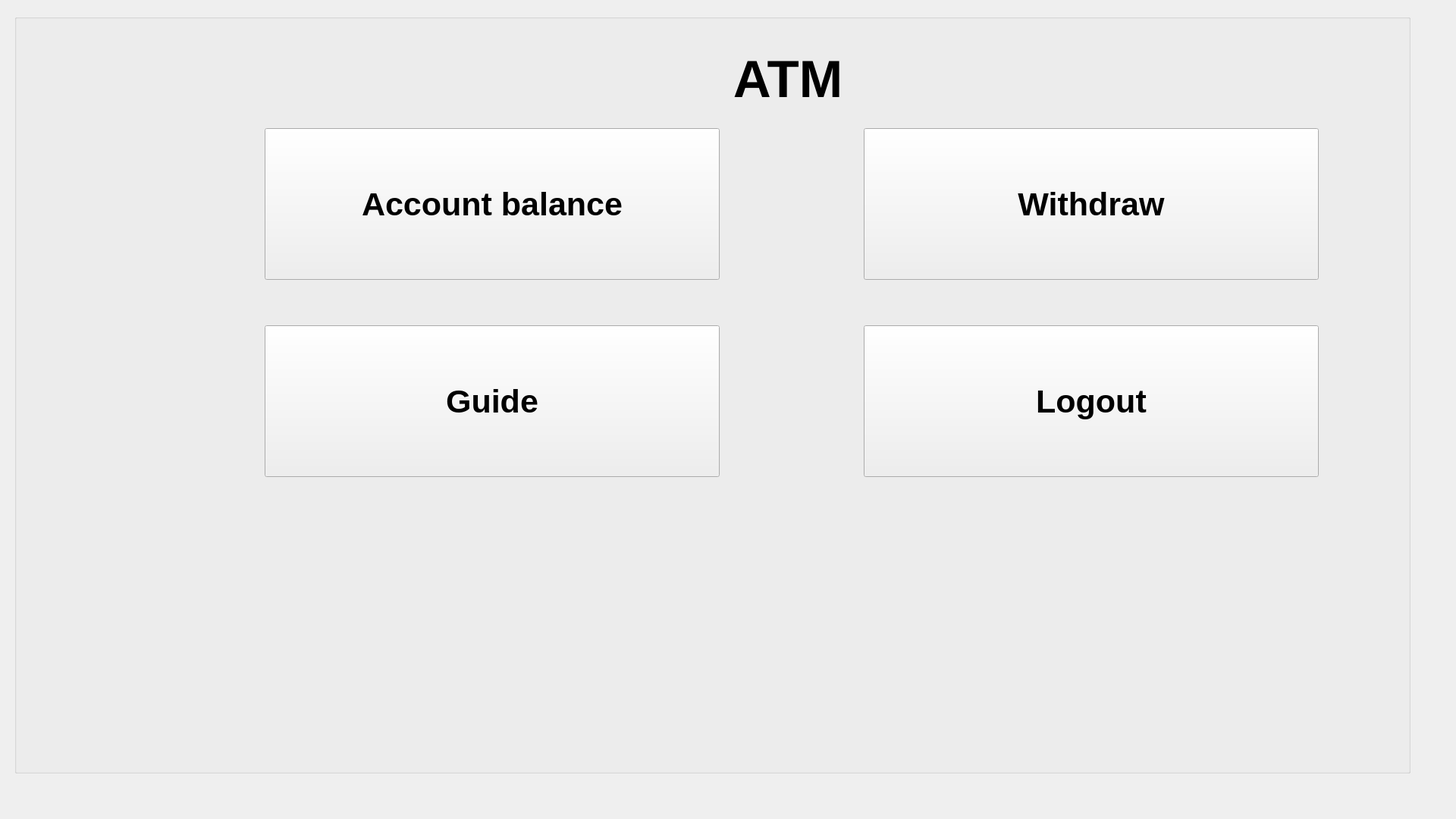
<?xml version="1.0" encoding="UTF-8"?>
<ui version="4.0">
 <class>UIBankSimeasymode</class>
 <widget class="QWidget" name="UIBankSimeasymode">
  <property name="geometry">
   <rect>
    <x>0</x>
    <y>0</y>
    <width>1920</width>
    <height>1080</height>
   </rect>
  </property>
  <property name="windowTitle">
   <string>Form</string>
  </property>
  <widget class="QStackedWidget" name="navWidget">
   <property name="geometry">
    <rect>
     <x>0</x>
     <y>0</y>
     <width>1881</width>
     <height>1041</height>
    </rect>
   </property>
   <property name="layoutDirection">
    <enum>Qt::LeftToRight</enum>
   </property>
   <property name="frameShape">
    <enum>QFrame::NoFrame</enum>
   </property>
   <property name="currentIndex">
    <number>0</number>
   </property>
   <widget class="QWidget" name="Nav">
    <widget class="QGroupBox" name="groupBoxNav">
     <property name="geometry">
      <rect>
       <x>19</x>
       <y>19</y>
       <width>1841</width>
       <height>1001</height>
      </rect>
     </property>
     <property name="title">
      <string/>
     </property>
     <widget class="QPushButton" name="buttonWithdraw">
      <property name="geometry">
       <rect>
        <x>1120</x>
        <y>150</y>
        <width>600</width>
        <height>200</height>
       </rect>
      </property>
      <property name="font">
       <font>
        <pointsize>32</pointsize>
        <weight>75</weight>
        <bold>true</bold>
       </font>
      </property>
      <property name="text">
       <string>Withdraw</string>
      </property>
     </widget>
     <widget class="QPushButton" name="buttonLogOut">
      <property name="geometry">
       <rect>
        <x>1120</x>
        <y>410</y>
        <width>600</width>
        <height>200</height>
       </rect>
      </property>
      <property name="font">
       <font>
        <pointsize>32</pointsize>
        <weight>75</weight>
        <bold>true</bold>
       </font>
      </property>
      <property name="text">
       <string>Logout</string>
      </property>
     </widget>
     <widget class="QPushButton" name="buttonBalance">
      <property name="geometry">
       <rect>
        <x>330</x>
        <y>150</y>
        <width>600</width>
        <height>200</height>
       </rect>
      </property>
      <property name="font">
       <font>
        <pointsize>32</pointsize>
        <weight>75</weight>
        <bold>true</bold>
       </font>
      </property>
      <property name="styleSheet">
       <string notr="true">selection-color: rgb(0, 255, 0);</string>
      </property>
      <property name="text">
       <string>Account balance</string>
      </property>
     </widget>
     <widget class="QLabel" name="labelATM">
      <property name="geometry">
       <rect>
        <x>770</x>
        <y>10</y>
        <width>500</width>
        <height>150</height>
       </rect>
      </property>
      <property name="font">
       <font>
        <pointsize>52</pointsize>
        <weight>75</weight>
        <bold>true</bold>
       </font>
      </property>
      <property name="text">
       <string>ATM</string>
      </property>
      <property name="alignment">
       <set>Qt::AlignCenter</set>
      </property>
     </widget>
     <widget class="QPushButton" name="buttonTransactions">
      <property name="geometry">
       <rect>
        <x>330</x>
        <y>410</y>
        <width>600</width>
        <height>200</height>
       </rect>
      </property>
      <property name="font">
       <font>
        <pointsize>32</pointsize>
        <weight>75</weight>
        <bold>true</bold>
       </font>
      </property>
      <property name="text">
       <string>Guide</string>
      </property>
     </widget>
    </widget>
   </widget>
   <widget class="QWidget" name="Balance">
    <widget class="QGroupBox" name="groupBoxBalance">
     <property name="geometry">
      <rect>
       <x>20</x>
       <y>20</y>
       <width>1841</width>
       <height>1001</height>
      </rect>
     </property>
     <property name="title">
      <string/>
     </property>
     <widget class="QLabel" name="labelTitleAccountBalance">
      <property name="geometry">
       <rect>
        <x>660</x>
        <y>0</y>
        <width>791</width>
        <height>131</height>
       </rect>
      </property>
      <property name="font">
       <font>
        <pointsize>52</pointsize>
        <weight>75</weight>
        <bold>true</bold>
       </font>
      </property>
      <property name="text">
       <string>Account Balance</string>
      </property>
      <property name="alignment">
       <set>Qt::AlignCenter</set>
      </property>
     </widget>
     <widget class="QLabel" name="labelTitleSaldo">
      <property name="geometry">
       <rect>
        <x>750</x>
        <y>120</y>
        <width>571</width>
        <height>161</height>
       </rect>
      </property>
      <property name="font">
       <font>
        <pointsize>80</pointsize>
        <weight>75</weight>
        <bold>true</bold>
        <underline>false</underline>
       </font>
      </property>
      <property name="text">
       <string>Balance:</string>
      </property>
     </widget>
     <widget class="QPushButton" name="buttonBackBalance">
      <property name="geometry">
       <rect>
        <x>780</x>
        <y>660</y>
        <width>561</width>
        <height>201</height>
       </rect>
      </property>
      <property name="font">
       <font>
        <pointsize>52</pointsize>
        <weight>75</weight>
        <bold>true</bold>
       </font>
      </property>
      <property name="text">
       <string>Back</string>
      </property>
     </widget>
     <widget class="QLabel" name="labelSaldo">
      <property name="geometry">
       <rect>
        <x>50</x>
        <y>280</y>
        <width>1241</width>
        <height>161</height>
       </rect>
      </property>
      <property name="font">
       <font>
        <pointsize>80</pointsize>
        <weight>75</weight>
        <bold>true</bold>
        <underline>false</underline>
       </font>
      </property>
      <property name="text">
       <string>00.00€</string>
      </property>
      <property name="alignment">
       <set>Qt::AlignRight|Qt::AlignTrailing|Qt::AlignVCenter</set>
      </property>
     </widget>
    </widget>
   </widget>
   <widget class="QWidget" name="Withdraw">
    <widget class="QGroupBox" name="groupBoxWithdraw">
     <property name="geometry">
      <rect>
       <x>19</x>
       <y>19</y>
       <width>1841</width>
       <height>1001</height>
      </rect>
     </property>
     <property name="title">
      <string/>
     </property>
     <widget class="QPushButton" name="button240">
      <property name="geometry">
       <rect>
        <x>1070</x>
        <y>520</y>
        <width>400</width>
        <height>150</height>
       </rect>
      </property>
      <property name="font">
       <font>
        <pointsize>52</pointsize>
        <weight>75</weight>
        <bold>true</bold>
       </font>
      </property>
      <property name="styleSheet">
       <string notr="true"/>
      </property>
      <property name="text">
       <string>240€</string>
      </property>
     </widget>
     <widget class="QLabel" name="label_2">
      <property name="geometry">
       <rect>
        <x>790</x>
        <y>0</y>
        <width>471</width>
        <height>150</height>
       </rect>
      </property>
      <property name="font">
       <font>
        <pointsize>52</pointsize>
        <weight>75</weight>
        <bold>true</bold>
       </font>
      </property>
      <property name="text">
       <string>Withdraw</string>
      </property>
      <property name="alignment">
       <set>Qt::AlignCenter</set>
      </property>
     </widget>
     <widget class="QPushButton" name="button140">
      <property name="geometry">
       <rect>
        <x>1070</x>
        <y>350</y>
        <width>400</width>
        <height>150</height>
       </rect>
      </property>
      <property name="font">
       <font>
        <pointsize>52</pointsize>
        <weight>75</weight>
        <bold>true</bold>
       </font>
      </property>
      <property name="styleSheet">
       <string notr="true"/>
      </property>
      <property name="text">
       <string>140€</string>
      </property>
     </widget>
     <widget class="QLabel" name="label">
      <property name="geometry">
       <rect>
        <x>810</x>
        <y>70</y>
        <width>471</width>
        <height>150</height>
       </rect>
      </property>
      <property name="font">
       <font>
        <pointsize>30</pointsize>
        <weight>75</weight>
        <bold>true</bold>
       </font>
      </property>
      <property name="text">
       <string>SELECT AMOUNT:</string>
      </property>
      <property name="alignment">
       <set>Qt::AlignCenter</set>
      </property>
     </widget>
     <widget class="QPushButton" name="button20">
      <property name="geometry">
       <rect>
        <x>590</x>
        <y>180</y>
        <width>400</width>
        <height>150</height>
       </rect>
      </property>
      <property name="font">
       <font>
        <pointsize>52</pointsize>
        <weight>75</weight>
        <bold>true</bold>
       </font>
      </property>
      <property name="styleSheet">
       <string notr="true"/>
      </property>
      <property name="text">
       <string>20€</string>
      </property>
     </widget>
     <widget class="QPushButton" name="button60">
      <property name="geometry">
       <rect>
        <x>590</x>
        <y>520</y>
        <width>400</width>
        <height>150</height>
       </rect>
      </property>
      <property name="font">
       <font>
        <pointsize>52</pointsize>
        <weight>75</weight>
        <bold>true</bold>
       </font>
      </property>
      <property name="styleSheet">
       <string notr="true"/>
      </property>
      <property name="text">
       <string>60€</string>
      </property>
     </widget>
     <widget class="QPushButton" name="buttonBackWithdraw">
      <property name="geometry">
       <rect>
        <x>830</x>
        <y>700</y>
        <width>400</width>
        <height>150</height>
       </rect>
      </property>
      <property name="font">
       <font>
        <pointsize>52</pointsize>
        <weight>75</weight>
        <bold>true</bold>
       </font>
      </property>
      <property name="text">
       <string>Back</string>
      </property>
     </widget>
     <widget class="QPushButton" name="button40">
      <property name="geometry">
       <rect>
        <x>590</x>
        <y>350</y>
        <width>400</width>
        <height>150</height>
       </rect>
      </property>
      <property name="font">
       <font>
        <pointsize>52</pointsize>
        <weight>75</weight>
        <bold>true</bold>
       </font>
      </property>
      <property name="styleSheet">
       <string notr="true"/>
      </property>
      <property name="text">
       <string>40€</string>
      </property>
     </widget>
     <widget class="QPushButton" name="button90">
      <property name="geometry">
       <rect>
        <x>1070</x>
        <y>180</y>
        <width>400</width>
        <height>150</height>
       </rect>
      </property>
      <property name="font">
       <font>
        <pointsize>52</pointsize>
        <weight>75</weight>
        <bold>true</bold>
       </font>
      </property>
      <property name="styleSheet">
       <string notr="true"/>
      </property>
      <property name="text">
       <string>90€</string>
      </property>
     </widget>
    </widget>
   </widget>
   <widget class="QWidget" name="withdrawCustom">
    <widget class="QGroupBox" name="groupBoxWithdrawCustom">
     <property name="geometry">
      <rect>
       <x>20</x>
       <y>20</y>
       <width>1841</width>
       <height>1001</height>
      </rect>
     </property>
     <property name="title">
      <string/>
     </property>
     <widget class="QPushButton" name="buttonNum1">
      <property name="geometry">
       <rect>
        <x>710</x>
        <y>260</y>
        <width>121</width>
        <height>111</height>
       </rect>
      </property>
      <property name="font">
       <font>
        <pointsize>36</pointsize>
        <weight>75</weight>
        <bold>true</bold>
       </font>
      </property>
      <property name="text">
       <string>1</string>
      </property>
     </widget>
     <widget class="QPushButton" name="buttonNum9">
      <property name="geometry">
       <rect>
        <x>1030</x>
        <y>560</y>
        <width>121</width>
        <height>111</height>
       </rect>
      </property>
      <property name="font">
       <font>
        <pointsize>36</pointsize>
        <weight>75</weight>
        <bold>true</bold>
       </font>
      </property>
      <property name="text">
       <string>9</string>
      </property>
     </widget>
     <widget class="QPushButton" name="buttonNum2">
      <property name="geometry">
       <rect>
        <x>870</x>
        <y>260</y>
        <width>121</width>
        <height>111</height>
       </rect>
      </property>
      <property name="font">
       <font>
        <pointsize>36</pointsize>
        <weight>75</weight>
        <bold>true</bold>
       </font>
      </property>
      <property name="text">
       <string>2</string>
      </property>
     </widget>
     <widget class="QPushButton" name="buttonNum6">
      <property name="geometry">
       <rect>
        <x>1030</x>
        <y>410</y>
        <width>121</width>
        <height>111</height>
       </rect>
      </property>
      <property name="font">
       <font>
        <pointsize>36</pointsize>
        <weight>75</weight>
        <bold>true</bold>
       </font>
      </property>
      <property name="text">
       <string>6</string>
      </property>
     </widget>
     <widget class="QPushButton" name="buttonClear">
      <property name="geometry">
       <rect>
        <x>710</x>
        <y>710</y>
        <width>121</width>
        <height>111</height>
       </rect>
      </property>
      <property name="font">
       <font>
        <pointsize>16</pointsize>
        <weight>75</weight>
        <bold>true</bold>
       </font>
      </property>
      <property name="text">
       <string>CLEAR</string>
      </property>
     </widget>
     <widget class="QPushButton" name="buttonNum5">
      <property name="geometry">
       <rect>
        <x>870</x>
        <y>410</y>
        <width>121</width>
        <height>111</height>
       </rect>
      </property>
      <property name="font">
       <font>
        <pointsize>36</pointsize>
        <weight>75</weight>
        <bold>true</bold>
       </font>
      </property>
      <property name="text">
       <string>5</string>
      </property>
     </widget>
     <widget class="QPushButton" name="buttonNum0">
      <property name="geometry">
       <rect>
        <x>870</x>
        <y>710</y>
        <width>121</width>
        <height>111</height>
       </rect>
      </property>
      <property name="font">
       <font>
        <pointsize>36</pointsize>
        <weight>75</weight>
        <bold>true</bold>
       </font>
      </property>
      <property name="text">
       <string>0</string>
      </property>
     </widget>
     <widget class="QLineEdit" name="lineEdit">
      <property name="geometry">
       <rect>
        <x>710</x>
        <y>120</y>
        <width>441</width>
        <height>81</height>
       </rect>
      </property>
      <property name="font">
       <font>
        <pointsize>20</pointsize>
        <weight>75</weight>
        <bold>true</bold>
       </font>
      </property>
      <property name="echoMode">
       <enum>QLineEdit::Normal</enum>
      </property>
      <property name="alignment">
       <set>Qt::AlignCenter</set>
      </property>
     </widget>
     <widget class="QPushButton" name="buttonEnter">
      <property name="geometry">
       <rect>
        <x>1030</x>
        <y>710</y>
        <width>121</width>
        <height>111</height>
       </rect>
      </property>
      <property name="font">
       <font>
        <pointsize>16</pointsize>
        <weight>75</weight>
        <bold>true</bold>
       </font>
      </property>
      <property name="text">
       <string>ENTER</string>
      </property>
     </widget>
     <widget class="QPushButton" name="buttonNum8">
      <property name="geometry">
       <rect>
        <x>870</x>
        <y>560</y>
        <width>121</width>
        <height>111</height>
       </rect>
      </property>
      <property name="font">
       <font>
        <pointsize>36</pointsize>
        <weight>75</weight>
        <bold>true</bold>
       </font>
      </property>
      <property name="text">
       <string>8</string>
      </property>
     </widget>
     <widget class="QPushButton" name="buttonBack">
      <property name="geometry">
       <rect>
        <x>560</x>
        <y>710</y>
        <width>121</width>
        <height>111</height>
       </rect>
      </property>
      <property name="font">
       <font>
        <pointsize>14</pointsize>
        <weight>75</weight>
        <bold>true</bold>
       </font>
      </property>
      <property name="text">
       <string>BACK</string>
      </property>
     </widget>
     <widget class="QPushButton" name="buttonNum4">
      <property name="geometry">
       <rect>
        <x>710</x>
        <y>410</y>
        <width>121</width>
        <height>111</height>
       </rect>
      </property>
      <property name="font">
       <font>
        <pointsize>36</pointsize>
        <weight>75</weight>
        <bold>true</bold>
       </font>
      </property>
      <property name="text">
       <string>4</string>
      </property>
     </widget>
     <widget class="QPushButton" name="buttonNum7">
      <property name="geometry">
       <rect>
        <x>710</x>
        <y>560</y>
        <width>121</width>
        <height>111</height>
       </rect>
      </property>
      <property name="font">
       <font>
        <pointsize>36</pointsize>
        <weight>75</weight>
        <bold>true</bold>
       </font>
      </property>
      <property name="text">
       <string>7</string>
      </property>
     </widget>
     <widget class="QPushButton" name="buttonNum3">
      <property name="geometry">
       <rect>
        <x>1030</x>
        <y>260</y>
        <width>121</width>
        <height>111</height>
       </rect>
      </property>
      <property name="font">
       <font>
        <pointsize>36</pointsize>
        <weight>75</weight>
        <bold>true</bold>
       </font>
      </property>
      <property name="text">
       <string>3</string>
      </property>
     </widget>
     <widget class="QLabel" name="labelTitleCustomAmount">
      <property name="geometry">
       <rect>
        <x>720</x>
        <y>40</y>
        <width>431</width>
        <height>51</height>
       </rect>
      </property>
      <property name="font">
       <font>
        <pointsize>16</pointsize>
        <weight>75</weight>
        <bold>true</bold>
       </font>
      </property>
      <property name="text">
       <string>Withdraw custom amount:</string>
      </property>
      <property name="alignment">
       <set>Qt::AlignCenter</set>
      </property>
     </widget>
    </widget>
   </widget>
   <widget class="QWidget" name="Transactions">
    <widget class="QGroupBox" name="groupBoxTransactions">
     <property name="geometry">
      <rect>
       <x>19</x>
       <y>19</y>
       <width>1841</width>
       <height>1001</height>
      </rect>
     </property>
     <property name="title">
      <string/>
     </property>
     <widget class="QLabel" name="LabelTitleLastLogin">
      <property name="geometry">
       <rect>
        <x>580</x>
        <y>130</y>
        <width>141</width>
        <height>41</height>
       </rect>
      </property>
      <property name="font">
       <font>
        <pointsize>16</pointsize>
        <weight>75</weight>
        <bold>true</bold>
       </font>
      </property>
      <property name="text">
       <string>Last Login:</string>
      </property>
     </widget>
     <widget class="QLabel" name="labelPageNumber">
      <property name="geometry">
       <rect>
        <x>900</x>
        <y>690</y>
        <width>41</width>
        <height>61</height>
       </rect>
      </property>
      <property name="font">
       <font>
        <pointsize>14</pointsize>
        <weight>50</weight>
        <bold>false</bold>
       </font>
      </property>
      <property name="text">
       <string/>
      </property>
      <property name="alignment">
       <set>Qt::AlignCenter</set>
      </property>
     </widget>
     <widget class="QLabel" name="labelLastLogin">
      <property name="geometry">
       <rect>
        <x>990</x>
        <y>130</y>
        <width>281</width>
        <height>31</height>
       </rect>
      </property>
      <property name="font">
       <font>
        <pointsize>16</pointsize>
        <weight>75</weight>
        <bold>true</bold>
       </font>
      </property>
      <property name="text">
       <string>YYYY-MM-DD HH:MM:SS</string>
      </property>
      <property name="alignment">
       <set>Qt::AlignRight|Qt::AlignTrailing|Qt::AlignVCenter</set>
      </property>
     </widget>
     <widget class="QPushButton" name="previousPageButton">
      <property name="geometry">
       <rect>
        <x>742</x>
        <y>690</y>
        <width>151</width>
        <height>61</height>
       </rect>
      </property>
      <property name="font">
       <font>
        <pointsize>12</pointsize>
       </font>
      </property>
      <property name="text">
       <string>&lt;Previous Page</string>
      </property>
     </widget>
     <widget class="QWidget" name="widgetTransaction" native="true">
      <property name="geometry">
       <rect>
        <x>580</x>
        <y>210</y>
        <width>691</width>
        <height>471</height>
       </rect>
      </property>
     </widget>
     <widget class="QPushButton" name="buttonBackTransactions">
      <property name="geometry">
       <rect>
        <x>770</x>
        <y>780</y>
        <width>301</width>
        <height>101</height>
       </rect>
      </property>
      <property name="font">
       <font>
        <pointsize>24</pointsize>
        <weight>50</weight>
        <bold>false</bold>
       </font>
      </property>
      <property name="text">
       <string>Back</string>
      </property>
     </widget>
     <widget class="QLabel" name="labelBalance">
      <property name="geometry">
       <rect>
        <x>990</x>
        <y>170</y>
        <width>281</width>
        <height>31</height>
       </rect>
      </property>
      <property name="font">
       <font>
        <pointsize>16</pointsize>
        <weight>75</weight>
        <bold>true</bold>
       </font>
      </property>
      <property name="text">
       <string>00.00 €</string>
      </property>
      <property name="alignment">
       <set>Qt::AlignRight|Qt::AlignTrailing|Qt::AlignVCenter</set>
      </property>
     </widget>
     <widget class="QLabel" name="labelTitleBalance">
      <property name="geometry">
       <rect>
        <x>580</x>
        <y>160</y>
        <width>211</width>
        <height>51</height>
       </rect>
      </property>
      <property name="font">
       <font>
        <pointsize>16</pointsize>
        <weight>75</weight>
        <bold>true</bold>
       </font>
      </property>
      <property name="text">
       <string>Balance:</string>
      </property>
     </widget>
     <widget class="QLabel" name="label_4">
      <property name="geometry">
       <rect>
        <x>570</x>
        <y>40</y>
        <width>721</width>
        <height>51</height>
       </rect>
      </property>
      <property name="font">
       <font>
        <pointsize>28</pointsize>
        <weight>75</weight>
        <bold>true</bold>
       </font>
      </property>
      <property name="text">
       <string>Transactions</string>
      </property>
      <property name="alignment">
       <set>Qt::AlignCenter</set>
      </property>
     </widget>
     <widget class="QPushButton" name="nextPageButton">
      <property name="geometry">
       <rect>
        <x>950</x>
        <y>690</y>
        <width>141</width>
        <height>61</height>
       </rect>
      </property>
      <property name="font">
       <font>
        <pointsize>12</pointsize>
       </font>
      </property>
      <property name="text">
       <string>Next Page&gt;</string>
      </property>
     </widget>
    </widget>
   </widget>
   <widget class="QWidget" name="withdrawDone">
    <widget class="QGroupBox" name="groupBoxWithdrawDone">
     <property name="geometry">
      <rect>
       <x>20</x>
       <y>20</y>
       <width>1841</width>
       <height>1001</height>
      </rect>
     </property>
     <property name="title">
      <string/>
     </property>
     <widget class="QLabel" name="labelEuroTitle">
      <property name="geometry">
       <rect>
        <x>940</x>
        <y>200</y>
        <width>531</width>
        <height>71</height>
       </rect>
      </property>
      <property name="font">
       <font>
        <pointsize>32</pointsize>
        <weight>75</weight>
        <bold>true</bold>
       </font>
      </property>
      <property name="text">
       <string>Euros withdrawn</string>
      </property>
     </widget>
     <widget class="QLabel" name="labelEuroAmount">
      <property name="geometry">
       <rect>
        <x>510</x>
        <y>200</y>
        <width>411</width>
        <height>81</height>
       </rect>
      </property>
      <property name="font">
       <font>
        <pointsize>32</pointsize>
        <weight>75</weight>
        <bold>true</bold>
       </font>
      </property>
      <property name="text">
       <string>00.00</string>
      </property>
      <property name="alignment">
       <set>Qt::AlignRight|Qt::AlignTrailing|Qt::AlignVCenter</set>
      </property>
     </widget>
     <widget class="QLabel" name="label_3">
      <property name="geometry">
       <rect>
        <x>820</x>
        <y>320</y>
        <width>381</width>
        <height>121</height>
       </rect>
      </property>
      <property name="font">
       <font>
        <pointsize>32</pointsize>
        <weight>75</weight>
        <bold>true</bold>
       </font>
      </property>
      <property name="text">
       <string>Logging out</string>
      </property>
      <property name="alignment">
       <set>Qt::AlignCenter</set>
      </property>
     </widget>
    </widget>
   </widget>
  </widget>
 </widget>
 <resources/>
 <connections/>
</ui>
